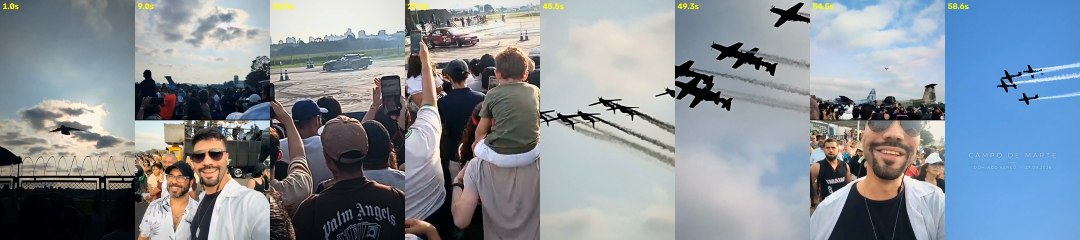
#> input picture entrega/quadros_chave.jpg, 2160 x 480 px (shown at 1/2 size)
$ python -i detect.py   (imports and definitions only)
#> lines starting #> are read from the running program, lines starting #| are printed output that depends on the picture; after the words box and inside, x2 and y2 are one past the last pixel; in counts of white or black regions, pixels touching at a corner belong together
import cv2, numpy as np
KER=cv2.getStructuringElement(cv2.MORPH_ELLIPSE,(45,45))
def ground_mask(g):
    h,w=g.shape
    s=cv2.resize(g,(w//4,h//4),interpolation=cv2.INTER_AREA).astype(np.float32)
    mu=cv2.blur(s,(5,5)); sq=cv2.blur(s*s,(5,5)); sd=np.sqrt(np.maximum(sq-mu*mu,0))
    tex=((sd>9)|(s<70)).astype(np.uint8)
    tex=cv2.morphologyEx(tex,cv2.MORPH_CLOSE,np.ones((5,5),np.uint8))
    n,lab,st,_=cv2.connectedComponentsWithStats(tex,8)
    gm=np.zeros_like(tex)
    hh=tex.shape[0]
    for i in range(1,n):
        x,y,ww,h2,a=st[i]
        if y+h2>=hh-1 and a>30: gm[lab==i]=1
    gm=cv2.dilate(gm,np.ones((5,5),np.uint8))
    return cv2.resize(gm,(w,h),interpolation=cv2.INTER_NEAREST)
def detect(frame, rel=0.28, minarea=5):
    h,w=frame.shape[:2]
    g=cv2.cvtColor(frame,cv2.COLOR_BGR2GRAY)
    small=cv2.resize(g,(w//2,h//2),interpolation=cv2.INTER_AREA)
    clo=cv2.morphologyEx(small,cv2.MORPH_CLOSE,KER)
    clo=cv2.GaussianBlur(clo,(0,0),3)
    clo=cv2.resize(clo,(w,h),interpolation=cv2.INTER_LINEAR).astype(np.float32)
    gf=g.astype(np.float32)
    d=(clo-gf)/np.maximum(clo,1)
    gm=ground_mask(g)
    m=((d>rel)&(clo>95)&(gm==0)).astype(np.uint8)
    m=cv2.morphologyEx(m,cv2.MORPH_OPEN,np.ones((2,2),np.uint8))
    n,lab,st,cen=cv2.connectedComponentsWithStats(m,8)
    out=[]
    for i in range(1,n):
        x,y,ww,hh,a=st[i]
        if a<minarea: continue
        region=(lab[y:y+hh,x:x+ww]==i)
        dd=d[y:y+hh,x:x+ww]
        mx=float(dd[region].max())
        # separate dark cores from smoke
        cth=max(0.42,0.72*mx)
        if mx<0.40: continue   # nothing dark enough -> smoke only
        core=((dd>cth)&region).astype(np.uint8)
        core=cv2.dilate(core,np.ones((3,3),np.uint8))
        n2,l2,s2,c2=cv2.connectedComponentsWithStats(core,8)
        for j in range(1,n2):
            xx,yy,w2,h2,a2=s2[j]
            if a2<4: continue
            X,Y=x+xx,y+yy
            if Y+h2>=h-2: continue
            dk=float(dd[l2==j].mean())
            out.append(dict(cx=float(x+c2[j][0]),cy=float(y+c2[j][1]),x=int(X),y=int(Y),w=int(w2),h=int(h2),a=int(a2),dark=dk,score=dk*a2))
    return out

>>> import cv2
>>> picture = cv2.imread('../entrega/quadros_chave.jpg')
#> picture is the input picture: shape (480, 2160, 3); mean B, G, R 151.2, 142.4, 133.4
>>> result = detect(picture)
#> in detect, `d=(clo-gf)/np.maximum(clo,1)`:
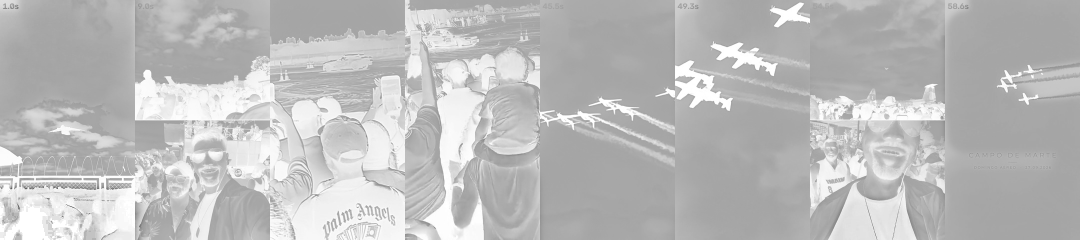
#> d: shape (480, 2160) float32 (shown at 1/2 size); min -1.84, max 1, mean 0.255; drawn with min black and max white
#> in ground_mask, `sq = cv2.blur(s * s, (5, 5))`:
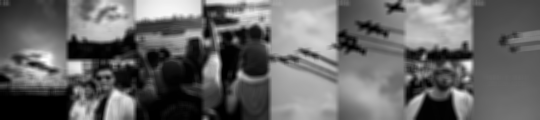
#> sq: shape (120, 540) float32; min 0, max 59829.5, mean 24056.8; drawn with min black and max white
#> in ground_mask, `tex=((sd>9)|(s<70)).astype(np.uint8)`:
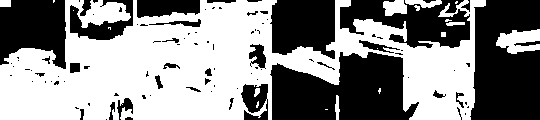
#> tex: shape (120, 540); values 0 (black) and 1 (white), 54.7% white; 99 black regions (63 under 20 px), largest, box (x1, y1, x2, y2) and area: (270, 52, 419, 120) 7286, (470, 0, 540, 120) 6987, (340, 0, 470, 48) 3623
#> in ground_mask, `tex=cv2.morphologyEx(tex,cv2.MORPH_CLOSE,np.ones((5,5),np.uint8))`: tex: shape (120, 540); values 0 (black) and 1 (white), 57.7% white; 22 black regions (2 under 20 px), largest, box (x1, y1, x2, y2) and area: (271, 52, 416, 120) 7245, (471, 0, 540, 120) 6978, (0, 0, 66, 68) 3453
#> in ground_mask, `n,lab,st,_=cv2.connectedComponentsWithStats(tex,8)`:
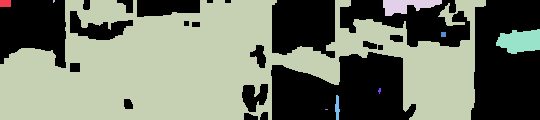
#> lab: shape (120, 540) int32; 10 distinct labels, from 0 to 9; one colour per label, 0 black
#> in ground_mask, `n,lab,st,_=cv2.connectedComponentsWithStats(tex,8)`: n = 10; st = [[0, 0, 540, 120, 27420], [0, 0, 11, 7, 77], [53, 0, 2, 3, 5], [0, 0, 486, 120, 35785], [383, 0, 59, 16, 573], [496, 29, 44, 25, 815], [441, 32, 5, 5, 25], [378, 88, 3, 6, 12], [335, 95, 5, 25, 85], [325, 109, 3, 1, 3]]
#> the loop in ground_mask, `for i in range(1,n):` made 9 passes
#> after the loop in ground_mask, `for i in range(1,n):`: gm: shape (120, 540); values 0 (black) and 1 (white), 55.4% white; 22 black regions (2 under 20 px), largest, box (x1, y1, x2, y2) and area: (471, 0, 540, 120) 7793, (271, 52, 416, 120) 7260, (340, 0, 470, 47) 3909
#> in ground_mask, `gm=cv2.dilate(gm,np.ones((5,5),np.uint8))`: gm: shape (120, 540); values 0 (black) and 1 (white), 62% white; 28 black regions (14 under 20 px), largest, box (x1, y1, x2, y2) and area: (473, 0, 540, 120) 7519, (273, 54, 414, 120) 6436, (0, 0, 64, 66) 3181
#> in ground_mask, `return cv2.resize(gm,(w,h),interpolation=cv2.INTER_NEAREST)`: returned value: shape (480, 2160); values 0 (black) and 1 (white), 62% white; 28 black regions (3 under 20 px), largest, box (x1, y1, x2, y2) and area: (1892, 0, 2160, 480) 120304, (1092, 216, 1656, 480) 102976, (0, 0, 256, 264) 50896
#> in detect, `m=((d>rel)&(clo>95)&(gm==0)).astype(np.uint8)`: m: shape (480, 2160); values 0 (black) and 1 (white), 0.95% white; 31 white regions (20 under 20 px), largest, box (x1, y1, x2, y2) and area: (2037, 153, 2160, 210) 3237, (1539, 5, 1620, 55) 1861, (2037, 134, 2160, 163) 1245
#> in detect, `m=cv2.morphologyEx(m,cv2.MORPH_OPEN,np.ones((2,2),np.uint8))`:
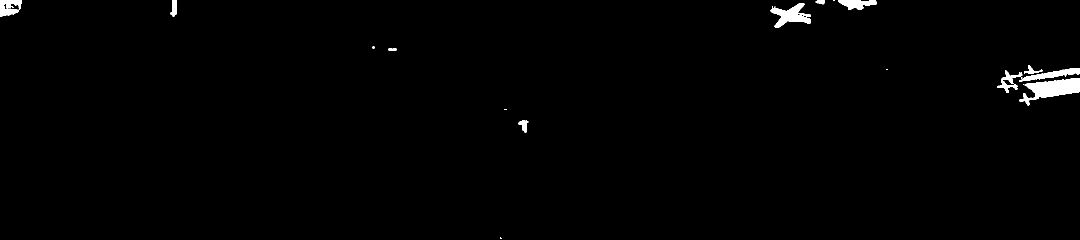
#> m: shape (480, 2160) (shown at 1/2 size); values 0 (black) and 1 (white), 0.95% white; 19 white regions (8 under 20 px), largest, box (x1, y1, x2, y2) and area: (2038, 156, 2160, 211) 3190, (1540, 6, 1621, 56) 1851, (2038, 136, 2160, 163) 1206
#> in detect, `n,lab,st,cen=cv2.connectedComponentsWithStats(m,8)`: lab: shape (480, 2160) int32; 20 distinct labels, from 0 to 19
#> in detect, `n,lab,st,cen=cv2.connectedComponentsWithStats(m,8)`: n = 20; st = 20 rows, first 6: [0, 0, 2160, 480, 1026952], [0, 0, 44, 33, 982], [341, 0, 12, 33, 264], [1631, 0, 19, 9, 119], [1667, 0, 2, 2, 4], [1676, 0, 77, 20, 951]; cen = 20 rows, first 8: [1073.9, 240.8], [18.1, 13.87], [348, 15.76], [1641.2, 3.29], [1667.5, 0.5], [1713.1, 7.05], [1581.5, 30.52], [24.5, 13.5]
#> the loop in detect, `for i in range(1,n):` made 19 passes
#> (x, y, ww, hh, a, mx, cth, n2) on passes 1, 6, 9, 13, 15: (0, 0, 44, 33, 982, 0.662, 0.477, 3), (1540, 6, 81, 50, 1851, 1, 0.72, 2), (777, 97, 16, 4, 63, 0.43, 0.42, 2), (1995, 141, 50, 45, 699, 1, 0.72, 2), (2038, 156, 122, 55, 3190, 1, 0.72, 2)
#> (x, y, ww, hh, a, mx, cth) on passes 2, 3, 5, 18, 19: (341, 0, 12, 33, 264, 0.397, 0.42), (1631, 0, 19, 9, 119, 0.332, 0.42), (1676, 0, 77, 20, 951, 0.354, 0.42), (1037, 240, 20, 25, 239, 0.387, 0.42), (1000, 475, 3, 3, 7, 0.362, 0.42)
#> pass 1, in detect, `dd=d[y:y+hh,x:x+ww]`:
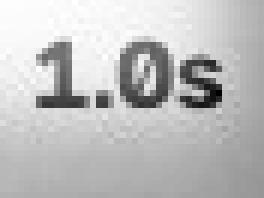
#> dd: shape (33, 44) float32 (shown 6 times larger); min -0.615, max 0.662, mean 0.34; drawn with min black and max white
#> after the loop in detect, `for i in range(1,n):`:
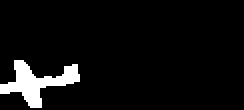
#> core: shape (55, 122) (shown 2 times larger); values 0 (black) and 1 (white), 5.8% white; 1 white region, box (x1, y1, x2, y2) and area: (0, 30, 40, 54) 386
#> after the loop in detect, `for i in range(1,n):`: out = 13 items
#> result = 13 items
